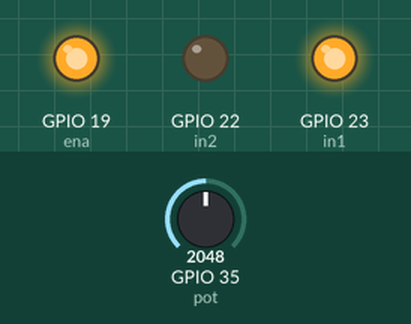
Bench run of a sketch on a simulated ESP32. On the bench: output pins drawn as LEDs (lit = HIGH). Inputs (shaded band) come from the test bench; at power-on: GPIO 35 (pot) = 2048. What the sketch prints to the serial monitor is not drawn.

Above: at 0.1 s.
Timing chart, 0 to 1.6 s (numbered marks = the images above):
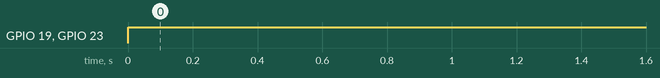

Measured:
- by itself, GPIO 19 (ena), GPIO 23 (in1): LOW → HIGH at 0.00 s

The sketch:

PuenteH_Potenciometro.ino
```cpp
int in1 = 23;
int in2 = 22;
int ena = 19;

int pot = 35;
int volt;
int pwm;

void setup() {
  // put your setup code here, to run once:
  Serial.begin(115200);
  pinMode(in1, OUTPUT);
  pinMode(in2, OUTPUT);
  pinMode(ena, OUTPUT);
  pinMode(pot, INPUT);
}

void loop() {
  volt = analogRead(pot);
  Serial.println(volt);
  digitalWrite(ena, HIGH);
  digitalWrite(in1, HIGH);
  digitalWrite(in2, LOW);
}
```
